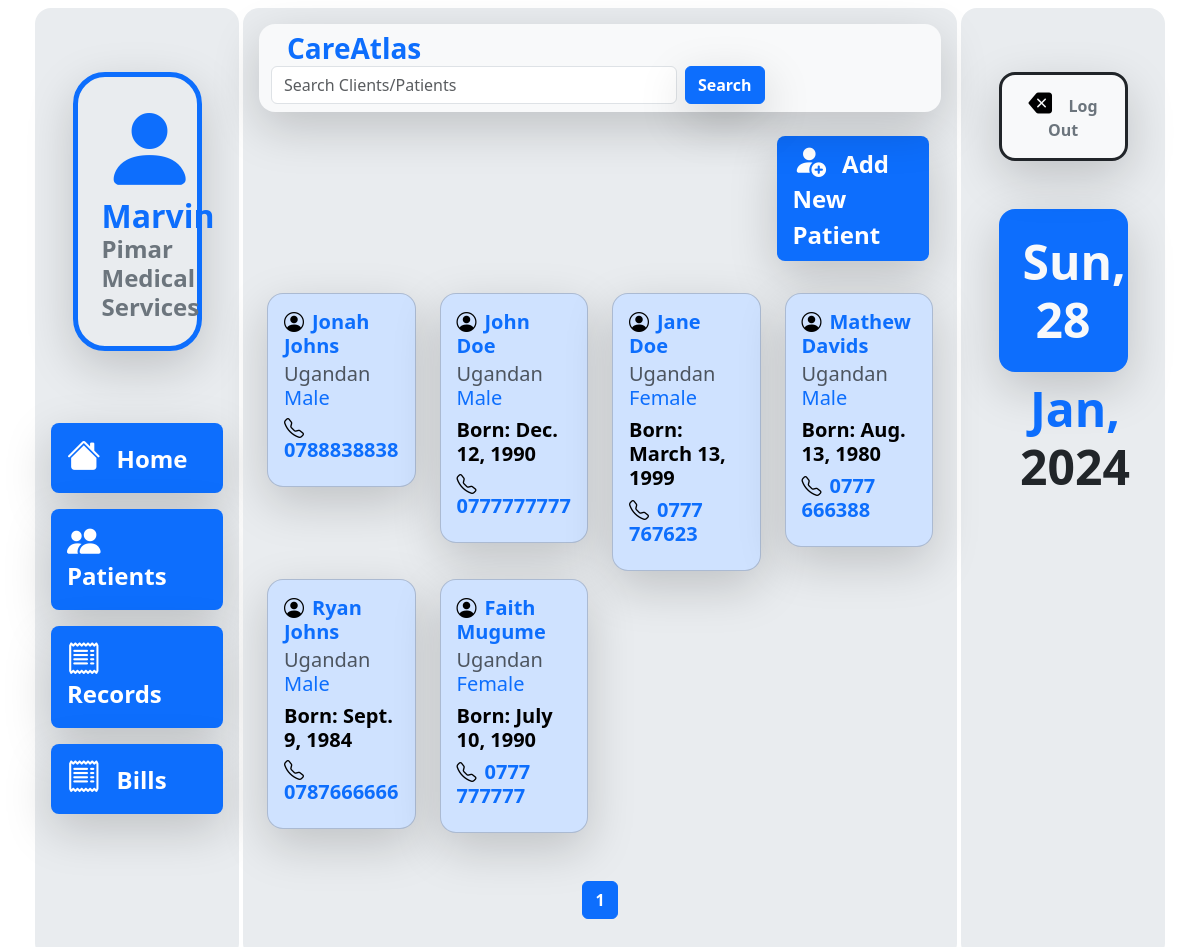
/base/application_patient_page/1 (signed in), run on the app's committed database.
### users/models.py (models this page shows, shortened)
class HospitalProfile(models.Model):
    hospital_name = models.CharField(max_length=50)
    user = models.OneToOneField(User, on_delete=models.CASCADE, primary_key=True)
    phone_number = models.CharField(max_length=20, null=True)
    role = models.CharField(max_length=50, null=True)

### base/models.py (models this page shows, shortened)
class Patient(models.Model):
    first_name = models.CharField(max_length=30, blank=False)
    last_name = models.CharField(max_length=30, blank = False)
    nationality = models.CharField(max_length=30, blank=True, null=True)
    date_of_birth = models.DateField(blank=True, null=True)
    date_added = models.DateField(auto_now_add=True)
    sex_type = {"Male": "Male", "Female": "Female", "Complicated": "Complicated"}
    sex = models.CharField(blank=False, choices=sex_type, max_length=15)
    phone_number = models.CharField(max_length=20, null=True)
    address = models.CharField(max_length=30, null=True)
    next_of_kin = models.CharField(max_length=30, null=True)
    next_of_kin_contact = models.CharField(max_length=30, null=True)
    religion = models.CharField(max_length=30, null=True)

### base/views.py (the view)
# urls.py: path('base/application_patient_page/<int:page>', base_views.application_patient_page, name='application-page'),
def application_patient_page(request, page=1):
    all_patients = Patient.objects.all().order_by('-date_added')
    patients = Paginator(all_patients, 24)
    doctor_hospitalprofiles  = HospitalProfile.objects.filter(hospital_name=request.user.hospitalprofile.hospital_name)
    doctors = [x.user for x in doctor_hospitalprofiles]
    values = ["Tests Done Successfully!", "Awaiting Test Results"]
    test_notifications = PatientRecord.objects.filter(doctor__in=doctors).filter(record_status__in=values)
    context = {
        "day": date_1[0],
        "day_of_month": date_1[1],
        "month": date_1[2],
        "year": date_1[3].replace(",", ""),
        "date": date,
        "patients": patients.page(page),
        "test_notifications": test_notifications
    }
    return render(request, 'base/application_patient_page.html', context)

### base/templates/base/application_patient_page.html (shortened to what this page needs)
{% extends 'base/base.html' %}
{% block content %}
        <div class="">
          <div class="row my-3">
            <div class="col-9"></div>
            <div class="col-3 row  justify-content-center">
              <a href="{% url 'new-patient' %}" class="px-3 border border-0 fw-bold fs-4 text-white bg-primary shadow-lg rounded-3 py-2 link-underline link-underline-opacity-0" ><i class="bi bi-person-fill-add me-3 text-white" style="font-size: 140%"></i>Add New Patient</a>
            </div>
          </div>
          <div class="row p-2">
            {% for patient in patients %}
            <div class="col-3 mt-2">
              <div class="card bg-primary-subtle rounded-4 shadow-lg">
                <a href="{% url 'patient-page' patient.id %}" class="link-underline link-underline-opacity-0"><div class="card-body">
                  <h5 class="card-title fw-semibold text-primary"><i class="bi bi-person-circle me-2 text-black"></i>{{patient.first_name}} {{patient.last_name}}</h5>
                  <h5 class="card-subtitle mb-2 text-body-secondary">{{patient.nationality}} <span class="text-primary">{{patient.sex}}</span></h5>
                  {% if patient.date_of_birth %}
                    <h5 class="fw-semibold text-black">Born: <span class="fw-bold ">{{patient.date_of_birth}}</span></h5>
                  {% endif %}
                  {% if patient.phone_number %}
                    <h5 class="fw-semiold text-black"><i class="bi bi-telephone me-2"></i></i><span class="fw-bold text-primary">{{patient.phone_number}}</span></h5>
                  {% endif %}
                </div></a>
              </div>
            </div>
            {% endfor %}
            <div class="d-flex justify-content-center mt-5 fw-bold">
              <nav aria-label="..." class="">
                <ul class="pagination">
                  <li class="page-item active" aria-current="page"><a class="page-link" href="{% url 'application-page' patients.number %}">{{patients.number}}</a></li>
                </ul>
              </nav>
            </div>
          </div>
        </div>
{% endblock content %}

### base/templates/base/base.html (shortened to what this page needs)
{% load static %}
<html lang="en">
<head>
    <link href="https://cdn.jsdelivr.net/npm/bootstrap@5.3.2/dist/css/bootstrap.min.css" rel="stylesheet">
    <link rel="stylesheet" href="https://cdn.jsdelivr.net/npm/bootstrap-icons@1.11.2/font/bootstrap-icons.min.css">
</head>
<body>
  <div class="row justify-content-center h-100">
    <div class="col-2 p-3 bg-body-secondary d-flex flex-column align-items-start justify-content-start mx-1 rounded-4 my-2">
        <div class="d-flex flex-column mt-5 mb-5 text-center w-75 mx-auto border border-primary border-5 rounded-5 p-4 shadow-lg">
          <a href="{% url 'profile-page' %}" class="link-underline link-underline-opacity-0">
            <i class="bi bi-person-fill text-primary" style="font-size: 600%"></i>
          </a>
            <div class="card-body">
              <a href="{% url 'profile-page' %}" class="link-underline link-underline-opacity-0">
                <h2 class="card-title fw-bold">{{ user.first_name }} </h2>
              </a>
              <h4 class="card-title text-secondary fw-bold">{{ user.hospitalprofile.hospital_name }} </h4>
            </div>
        </div>
      <div class="mt-4 mx-auto">
        <div class="d-flex flex-column">
          <a href="{%url 'application-home' %}" class="border border-0 ps-3 pe-3 fw-bold fs-4 text-white mb-3 bg-primary w-100 shadow-lg rounded-3 py-3 link-underline link-underline-opacity-0" ><i class="bi bi-house-fill me-3 text-white" style="font-size: 140%"></i>Home</a>
          <a href="{% url 'application-page' 1 %}" class="border border-0 ps-3 pe-3 fw-bold fs-4 text-white bg-primary w-100 shadow-lg rounded-3 py-3 mb-3 link-underline link-underline-opacity-0" ><i class="text-white bi bi-people-fill me-3" style="font-size: 140%"></i>Patients</a>
          <a href="{% url 'records-page' 1 %}" class="border border-0 ps-3 pe-3 fw-bold fs-4 text-white mb-3 bg-primary w-100 shadow-lg rounded-3 py-3 link-underline link-underline-opacity-0" ><i class="bi bi-receipt text-white me-3" style="font-size: 140%"></i>Records</a>
          <a href="{% url 'bills-page' 1 %}" class="border border-0 ps-3 pe-3 fw-bold fs-4 text-white mb-3 bg-primary w-100 shadow-lg rounded-3 py-3 link-underline link-underline-opacity-0" ><i class="bi bi-receipt text-white me-3" style="font-size: 140%"></i>Bills</a>
        </div>
      </div>
    </div>
    <div class="col-7 p-3 bg-body-secondary my-2 rounded-4">
      <nav class="navbar bg-body-tertiary rounded-4 shadow-lg mb-4">
        <div class="container-fluid">
          <a href="{%url 'application-home' %}" class="link-underline link-underline-opacity-0"><span class="navbar-brand mb-0 h1 text-primary fw-bolder fs-3 ms-3">CareAtlas</span></a>
          <form class="d-flex w-75 my-auto" role="search" action="{% url 'search-page' 1 %}" method="POST">
            <input class="form-control me-2" type="text" placeholder="Search Clients/Patients" aria-label="Search" name="search_string" value="{{search_text}}">
            <button class="btn btn-primary shadow-lg fw-bold" type="submit">Search</button>
          </form>
        </div>
      </nav>
      {% block content %}
      {% endblock content%}
    </div>
    <div class="col-2 p-3 bg-body-secondary mx-1 my-2 rounded-4 text-center">
      <a href="{% url 'logout' %}" class="border border-3 border-dark btn btn-light fw-bold fs-6 rounded-4 text-secondary p-3 shadow-lg mt-5 w-75" type="button"><i class=" bi bi-backspace-fill text-body-emphasis me-3" style="font-size: 150%"></i>Log Out</a>
      <div>
        <a href="" class="link-underline link-underline-opacity-0">
          <div>
            <h1 class="display-5 mt-5 text-light fw-bold bg-primary p-4 rounded-4 shadow-lg w-75 mx-auto">{{ day }}, {{ day_of_month }}</h1>
          </div>
          <div>
            <h1 class="display-5 ms-4 text-primary fw-bold">{{month}}, <span class="display-5 fw-bold text-dark">{{year}}</span></h1>
          </div>
        </a>
      </div>
    </div>
  </div>
</body>
</html>

### data on the page
Patient: first_name "Jonah", last_name "Johns", nationality "Ugandan", sex "Male", phone_number "0788838838"
Patient: first_name "John", last_name "Doe", nationality "Ugandan", sex "Male", date_of_birth "Dec. 12, 1990", phone_number "0777777777"
Patient: first_name "Jane", last_name "Doe", nationality "Ugandan", sex "Female", date_of_birth "March 13, 1999", phone_number "0777 767623"
Patient: first_name "Mathew", last_name "Davids", nationality "Ugandan", sex "Male", date_of_birth "Aug. 13, 1980", phone_number "0777 666388"
Patient: first_name "Ryan", last_name "Johns", nationality "Ugandan", sex "Male", date_of_birth "Sept. 9, 1984", phone_number "0787666666"
Patient: first_name "Faith", last_name "Mugume", nationality "Ugandan", sex "Female", date_of_birth "July 10, 1990", phone_number "0777 777777"

### other printed values
{{ user.first_name }} "Marvin"
{{ user.hospitalprofile.hospital_name }} "Pimar Medical Services"
{{ patients.number }} "1"
{{ day }} "Sun"
{{ day_of_month }} "28"
{{ month }} "Jan"
{{ year }} "2024"
